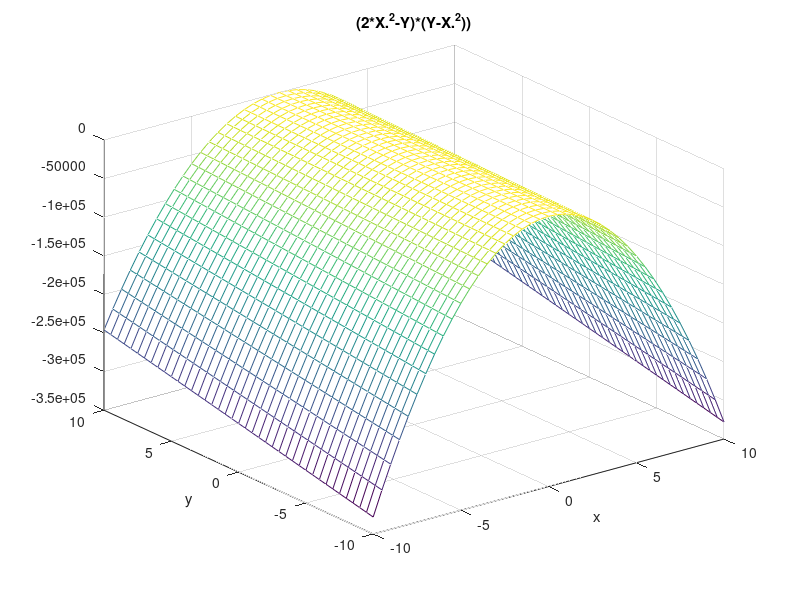

Write the MATLAB code that produced this figure.
x=-10:0.5:10;y=x;
[X,Y]=meshgrid(x,y);
z= (2*X.^2-Y)*(Y-X.^2);
mesh(x,y,z);
title('(2*X.^2-Y)*(Y-X.^2))');
xlabel('x');ylabel('y');